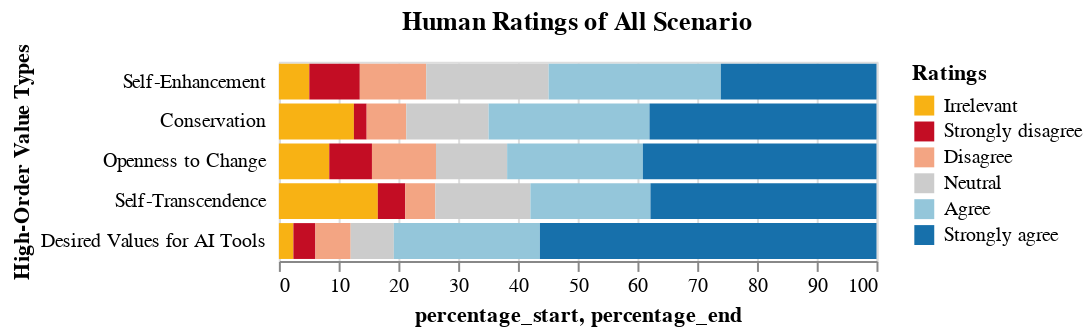

Here is the notebook cell this chart was saved with:
### Code cell
human_s1_source = value_content_count_plot_data(human_structured_data)
plot = plot_value_content(human_s1_source, figure_title="Human Ratings of All Scenario", legend_title="Ratings",  y_axis_title="High-Order Value Types")
plot
plot

### Figure 1 — Vega-Lite specification as saved in the notebook (floating-point values rounded to 4 significant figures)
{"config": {"view": {"continuousWidth": 300, "continuousHeight": 300}}, "data": {"name": "data-16400c380acb7c72f9b569ee09da65b3"}, "mark": {"type": "bar"}, "encoding": {"color": {"field": "type", "scale": {"domain": ["Irrelevant", "Strongly disagree", "Disagree", "Neutral", "Agree", "Strongly agree"], "range": ["#F8B214", "#c30d24", "#f3a583", "#cccccc", "#94c6da", "#1770ab"]}, "title": "Ratings", "type": "nominal"}, "x": {"axis": {"title": "percentage_start, percentage_end"}, "field": "percentage_start", "type": "quantitative"}, "x2": {"field": "percentage_end"}, "y": {"axis": {"domain": false, "minExtent": 60, "offset": 5, "ticks": false, "title": "High-Order Value Types"}, "field": "higher_order_value_types", "sort": {"field": "order"}, "type": "nominal"}}, "title": "Human Ratings of All Scenario", "$schema": "https://vega.github.io/schema/vega-lite/v5.15.1.json", "datasets": {"data-16400c380acb7c72f9b569ee09da65b3": [{"higher_order_value_types": "Conservation", "ratings": -3.0, "count": 235, "order": 2, "type": "Irrelevant", "percentage": 12.55, "percentage_end": 12.55, "percentage_start": 0.0}, {"higher_order_value_types": "Conservation", "ratings": -2.0, "count": 40, "order": 2, "type": "Strongly disagree", "percentage": 2.137, "percentage_end": 14.69, "percentage_start": 12.55}, {"higher_order_value_types": "Conservation", "ratings": -1.0, "count": 124, "order": 2, "type": "Disagree", "percentage": 6.624, "percentage_end": 21.31, "percentage_start": 14.69}, {"higher_order_value_types": "Conservation", "ratings": 0.0, "count": 258, "order": 2, "type": "Neutral", "percentage": 13.78, "percentage_end": 35.1, "percentage_start": 21.31}, {"higher_order_value_types": "Conservation", "ratings": 1.0, "count": 504, "order": 2, "type": "Agree", "percentage": 26.92, "percentage_end": 62.02, "percentage_start": 35.1}, {"higher_order_value_types": "Conservation", "ratings": 2.0, "count": 711, "order": 2, "type": "Strongly agree", "percentage": 37.98, "percentage_end": 100.0, "percentage_start": 62.02}, {"higher_order_value_types": "Desired Values for AI Tools", "ratings": -3.0, "count": 35, "order": 5, "type": "Irrelevant", "percentage": 2.431, "percentage_end": 2.431, "percentage_start": 0.0}, {"higher_order_value_types": "Desired Values for AI Tools", "ratings": -2.0, "count": 53, "order": 5, "type": "Strongly disagree", "percentage": 3.681, "percentage_end": 6.111, "percentage_start": 2.431}, {"higher_order_value_types": "Desired Values for AI Tools", "ratings": -1.0, "count": 85, "order": 5, "type": "Disagree", "percentage": 5.903, "percentage_end": 12.01, "percentage_start": 6.111}, {"higher_order_value_types": "Desired Values for AI Tools", "ratings": 0.0, "count": 104, "order": 5, "type": "Neutral", "percentage": 7.222, "percentage_end": 19.24, "percentage_start": 12.01}, {"higher_order_value_types": "Desired Values for AI Tools", "ratings": 1.0, "count": 352, "order": 5, "type": "Agree", "percentage": 24.44, "percentage_end": 43.68, "percentage_start": 19.24}, {"higher_order_value_types": "Desired Values for AI Tools", "ratings": 2.0, "count": 811, "order": 5, "type": "Strongly agree", "percentage": 56.32, "percentage_end": 100.0, "percentage_start": 43.68}, {"higher_order_value_types": "Openness to Change", "ratings": -3.0, "count": 85, "order": 3, "type": "Irrelevant", "percentage": 8.433, "percentage_end": 8.433, "percentage_start": 0.0}, {"higher_order_value_types": "Openness to Change", "ratings": -2.0, "count": 72, "order": 3, "type": "Strongly disagree", "percentage": 7.143, "percentage_end": 15.58, "percentage_start": 8.433}, {"higher_order_value_types": "Openness to Change", "ratings": -1.0, "count": 108, "order": 3, "type": "Disagree", "percentage": 10.71, "percentage_end": 26.29, "percentage_start": 15.58}, {"higher_order_value_types": "Openness to Change", "ratings": 0.0, "count": 120, "order": 3, "type": "Neutral", "percentage": 11.9, "percentage_end": 38.19, "percentage_start": 26.29}, {"higher_order_value_types": "Openness to Change", "ratings": 1.0, "count": 229, "order": 3, "type": "Agree", "percentage": 22.72, "percentage_end": 60.91, "percentage_start": 38.19}, {"higher_order_value_types": "Openness to Change", "ratings": 2.0, "count": 394, "order": 3, "type": "Strongly agree", "percentage": 39.09, "percentage_end": 100.0, "percentage_start": 60.91}, {"higher_order_value_types": "Self-Enhancement", "ratings": -3.0, "count": 44, "order": 1, "type": "Irrelevant", "percentage": 5.093, "percentage_end": 5.093, "percentage_start": 0.0}, {"higher_order_value_types": "Self-Enhancement", "ratings": -2.0, "count": 73, "order": 1, "type": "Strongly disagree", "percentage": 8.449, "percentage_end": 13.54, "percentage_start": 5.093}, {"higher_order_value_types": "Self-Enhancement", "ratings": -1.0, "count": 96, "order": 1, "type": "Disagree", "percentage": 11.11, "percentage_end": 24.65, "percentage_start": 13.54}, {"higher_order_value_types": "Self-Enhancement", "ratings": 0.0, "count": 177, "order": 1, "type": "Neutral", "percentage": 20.49, "percentage_end": 45.14, "percentage_start": 24.65}, {"higher_order_value_types": "Self-Enhancement", "ratings": 1.0, "count": 249, "order": 1, "type": "Agree", "percentage": 28.82, "percentage_end": 73.96, "percentage_start": 45.14}, {"higher_order_value_types": "Self-Enhancement", "ratings": 2.0, "count": 225, "order": 1, "type": "Strongly agree", "percentage": 26.04, "percentage_end": 100.0, "percentage_start": 73.96}, {"higher_order_value_types": "Self-Transcendence", "ratings": -3.0, "count": 310, "order": 4, "type": "Irrelevant", "percentage": 16.56, "percentage_end": 16.56, "percentage_start": 0.0}, {"higher_order_value_types": "Self-Transcendence", "ratings": -2.0, "count": 86, "order": 4, "type": "Strongly disagree", "percentage": 4.594, "percentage_end": 21.15, "percentage_start": 16.56}, {"higher_order_value_types": "Self-Transcendence", "ratings": -1.0, "count": 94, "order": 4, "type": "Disagree", "percentage": 5.021, "percentage_end": 26.18, "percentage_start": 21.15}, {"higher_order_value_types": "Self-Transcendence", "ratings": 0.0, "count": 298, "order": 4, "type": "Neutral", "percentage": 15.92, "percentage_end": 42.09, "percentage_start": 26.18}, {"higher_order_value_types": "Self-Transcendence", "ratings": 1.0, "count": 376, "order": 4, "type": "Agree", "percentage": 20.09, "percentage_end": 62.18, "percentage_start": 42.09}, {"higher_order_value_types": "Self-Transcendence", "ratings": 2.0, "count": 708, "order": 4, "type": "Strongly agree", "percentage": 37.82, "percentage_end": 100.0, "percentage_start": 62.18}]}}
